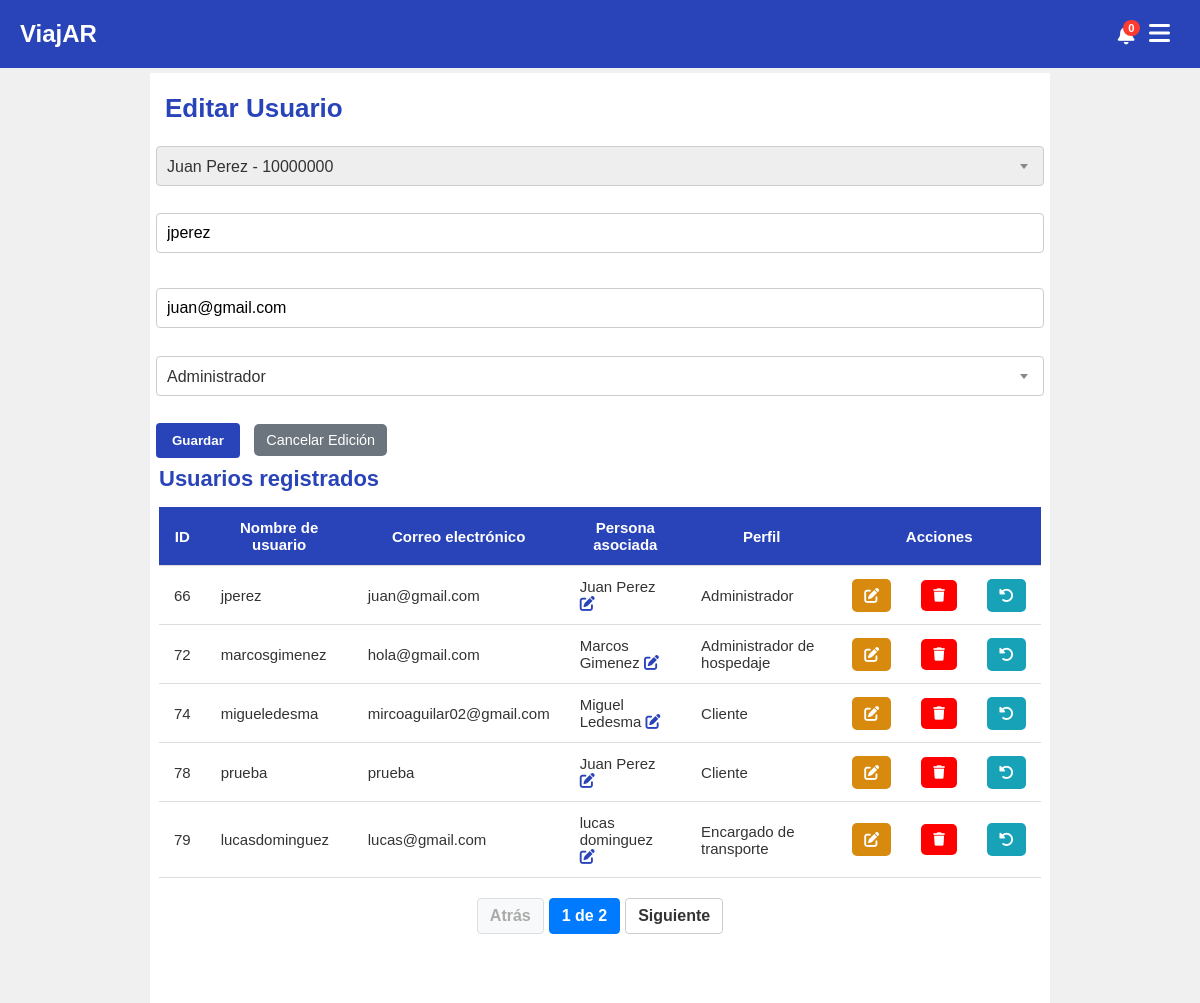
Before: /index.php?page=usuarios&id=66 (signed in) with the older database file.
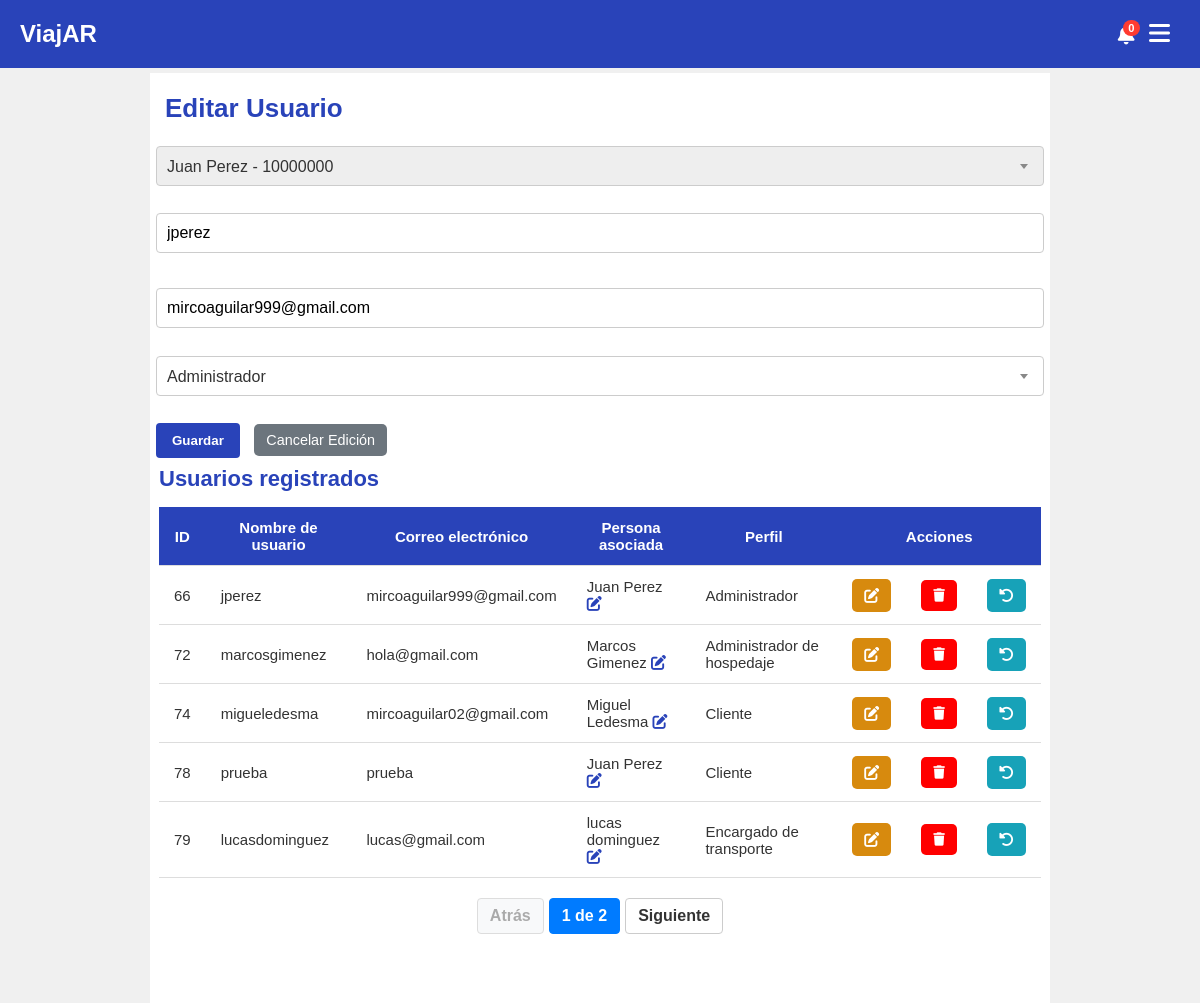
After: the same page with the newer database file.
### tables this page shows
CREATE TABLE `usuarios` (
  `id_usuarios` int NOT NULL AUTO_INCREMENT,
  `usuarios_nombre_usuario` varchar(25) NOT NULL,
  `usuarios_email` varchar(45) NOT NULL,
  `usuarios_fecha_alta` datetime NOT NULL DEFAULT CURRENT_TIMESTAMP,
  `usuarios_password` varchar(245) NOT NULL,
  `activo` tinyint(1) NOT NULL DEFAULT '1',
  `rela_personas` int DEFAULT NULL,
  `rela_perfiles` int NOT NULL,
  PRIMARY KEY (`id_usuarios`),
  KEY `fk_usuarios_personas_idx` (`rela_personas`),
  KEY `fk_usuarios_tipo_de_usuarios1_idx` (`rela_perfiles`),
  CONSTRAINT `fk_usuarios_personas` FOREIGN KEY (`rela_personas`) REFERENCES `personas` (`id_personas`),
  CONSTRAINT `fk_usuarios_tipo_de_usuarios1` FOREIGN KEY (`rela_perfiles`) REFERENCES `perfiles` (`id_perfiles`)
);

CREATE TABLE `personas` (
  `id_personas` int NOT NULL AUTO_INCREMENT,
  `personas_nombre` varchar(45) DEFAULT NULL,
  `personas_apellido` varchar(45) DEFAULT NULL,
  `personas_fecha_nac` date DEFAULT NULL,
  `activo` tinyint(1) DEFAULT '1',
  `personas_dni` varchar(20) DEFAULT NULL,
  PRIMARY KEY (`id_personas`)
);

CREATE TABLE `perfiles` (
  `id_perfiles` int NOT NULL AUTO_INCREMENT,
  `perfiles_nombre` varchar(45) NOT NULL,
  `activo` tinyint NOT NULL DEFAULT '1',
  PRIMARY KEY (`id_perfiles`)
);

### views/paginas/usuarios.php (called while the page is built)
<?php include('views/paginas/usuarios/listado_usuarios.php'); ?>

### index.php (called while the page is built, shortened)
<?php
$plantilla = new PlantillaControlador();
$plantilla -> traer_plantilla();

### models/usuarios.php (called while the page is built, shortened)
<?php
require_once ('conexion.php');
class Usuario extends Pagination {
    public function traer_usuarios(){
        $conexion = new Conexion();
        $offset = $this->current_page * $this->page_size;
        $query = "SELECT
                        usuarios.id_usuarios,
                        usuarios.usuarios_nombre_usuario,
                        usuarios.usuarios_email,
                        usuarios.rela_personas,
                        usuarios.rela_perfiles,
                        perfiles.perfiles_nombre,
                        personas.personas_nombre,
                        personas.personas_apellido
                  FROM usuarios
                  JOIN perfiles ON usuarios.rela_perfiles = perfiles.id_perfiles
                  JOIN personas ON usuarios.rela_personas = personas.id_personas
                  WHERE usuarios.activo = 1
                  LIMIT $offset, $this->page_size";
        return $conexion->consultar($query);
    }
    public function traer_usuarios_cantidad(){
        $conexion = new Conexion();
        $query = "SELECT COUNT(*) as total FROM usuarios WHERE activo = 1";
        return $conexion->consultar($query);
    }
    public function traer_usuarios_por_id($id_usuarios) {
        $conexion = new Conexion();
        $query = "SELECT * FROM usuarios WHERE id_usuarios = $id_usuarios";
        return $conexion->consultar($query);
    }
    }

### models/conexion.php (called while the page is built, shortened)
<?php
class Conexion {
    private $con;
    private $servidor;
    private $usuario;
    private $password;
    private $base_datos;
    public function __construct() {
        $this->servidor = 'localhost';
        $this->usuario = 'root';
        $this->password = 'hola';
        $this->base_datos = 'viajar';
    }
    public function conectar() {
        if (!$this->con) {
            $this->con = new mysqli($this->servidor, $this->usuario, $this->password, $this->base_datos);
            $this->con->set_charset("utf8");
        }
        return $this->con;
    }
    public function consultar($query) {
        $resultado = $this->conectar()->query($query);
        $data = [];
        if ($resultado && $resultado->num_rows > 0) {
            while ($row = $resultado->fetch_assoc()) {
                $data[] = $row;
            }
        }
        return $data;
    }
}

### models/perfiles.php (called while the page is built, shortened)
<?php
require_once('conexion.php');
class Perfil {
    public function traer_perfiles() {
        $conexion = new Conexion();
        $query = "SELECT * FROM perfiles WHERE activo = 1 ORDER BY perfiles_nombre ASC";
        return $conexion->consultar($query);
    }
}

### views/paginas/usuarios/listado_usuarios.php (the view, shortened to what the changed rows need)
<?php
require_once('models/perfiles.php');
require_once('models/usuarios.php');
$page_size = 5;
$current_page = 0;
$perfil = new Perfil();
$perfiles = $perfil->traer_perfiles();
$usuarios = new Usuario();
$usuarios->page_size = $page_size;
$usuarios->current_page = $current_page;
$result_usuarios = $usuarios->traer_usuarios();
$total_rows = 0;
$result_usuarios_cantidad_array = $usuarios->traer_usuarios_cantidad();
if (!empty($result_usuarios_cantidad_array) && isset($result_usuarios_cantidad_array[0]['total'])) {
    $total_rows = $result_usuarios_cantidad_array[0]['total'];
}
$total_pages = ceil($total_rows / $page_size);
$editing_mode = false;
$usuario_nombre_form = '';
$usuario_email_form = '';
if (isset($_GET['id'])) {
    $id_usuario_editar = htmlspecialchars($_GET['id']);
    $usuario_data_para_form = $usuarios->traer_usuarios_por_id($id_usuario_editar);
    if (!empty($usuario_data_para_form)) {
        $editing_mode = true;
        $usuario_nombre_form = htmlspecialchars($usuario_data_para_form[0]['usuarios_nombre_usuario']);
        $usuario_email_form = htmlspecialchars($usuario_data_para_form[0]['usuarios_email']);
    } else {
        header("Location: index.php?page=usuarios&message=Usuario a editar no encontrado o inactivo&status=danger");
        exit;
    }
}
?>
<!DOCTYPE html>
<html lang="es">
<head>
    <link rel="stylesheet" href="assets/css/listado_usuarios.css?v=1">
    <link rel="stylesheet" href="https://cdnjs.cloudflare.com/ajax/libs/font-awesome/6.0.0-beta3/css/all.min.css">
</head>
<body>
    <div class="container">
        <form id="form-crear-usuario" method="post" action="controllers/usuarios/usuarios.controlador.php">
            <h1><?php echo $editing_mode ? 'Editar Usuario' : 'Crear Usuario'; ?></h1>
            <div class="grupo-select">
            </div>
            <div class="grupo-input">
                <input type="text" onfocusout="validate_username(event)" id="id_nombre_usuario" name="usuarios_nombre_usuario" placeholder="Nombre de usuario" value="<?php echo htmlspecialchars($usuario_nombre_form); ?>">
            </div>
            <div class="grupo-input">
                <input type="email" onfocusout="validate_email(event)" id="id_email" name="usuarios_email" placeholder="Correo electrónico"  value="<?php echo htmlspecialchars($usuario_email_form); ?>">
            </div>
            <div class="grupo-select">
            </div>
    <div>
            <button class="button-usuarios" type="button" onclick="validarFormulario()">Guardar</button>
        </form>
            <?php if ($editing_mode): ?>
                <a href="index.php?page=usuarios" class="button cancel" style="margin-left: 10px;">Cancelar Edición</a>
            <?php endif; ?>
    </div>
    <div class="container">
        <h2>Usuarios registrados</h2>
        <table>
            <thead>
                <tr>
                    <th>ID</th>
                    <th>Nombre de usuario</th>
                    <th>Correo electrónico</th>
                    <th>Persona asociada</th>
                    <th>Perfil</th>
                    <th id="acciones" colspan="3">Acciones</th>
                </tr>
            </thead>
            <tbody>
                <?php
                if (!empty($result_usuarios)):
                    foreach ($result_usuarios as $row):
                ?>
                    <tr>
                        <td><?php echo htmlspecialchars($row['id_usuarios']); ?></td>
                        <td><?php echo htmlspecialchars($row['usuarios_nombre_usuario']); ?></td>
                        <td><?php echo htmlspecialchars($row['usuarios_email']); ?></td>
                        <td>
                        <?php echo htmlspecialchars($row['personas_nombre'] . ' ' . $row['personas_apellido']); ?>
                        <a href="#" class="editar-persona-btn" data-persona-id="<?php echo htmlspecialchars($row['rela_personas']); ?>" title="Editar persona">
                            <i class="fa-solid fa-pen-to-square"></i>
                        </a>
                        </td>
                        <td><?php echo htmlspecialchars($row['perfiles_nombre']); ?></td>
                        <td><a id="editar" href="index.php?page=usuarios&id=<?php echo htmlspecialchars($row['id_usuarios']); ?>"><i class="fa-solid fa-pen-to-square"></i></a></td>
                        <td>
                            <button class="btn-eliminar"
                                    data-id="<?php echo htmlspecialchars($row['id_usuarios']); ?>"
                                    data-entity="usuarios"
                                    data-action="eliminar">
                                <i class="fa-solid fa-trash"></i>
                            </button>
                        </td>
                        <td>
                            <a id="reset" href="controllers/usuarios/email.controlador.php?action=reset_password_admin&email=<?php echo urlencode($row['usuarios_email']); ?>&origin=admin">
                                <i class="fa-solid fa-rotate-left"></i>
                            </a>
                        </td>
                    </tr>
                <?php
                    endforeach;
                else:
                ?>
                    <tr>
                        <td colspan="7">No hay usuarios registrados.</td>
                    </tr>
                <?php
                endif;
                ?>
            </tbody>
        </table>
        <nav class="paginacion">
            <ul>
                <li>
                    <a href="index.php?page=usuarios&current_page=<?php echo max(0, $current_page - 1); ?>"
                       class="<?php echo ($current_page <= 0) ? 'disabled' : ''; ?>">Atrás</a>
                </li>
                <li>
                    <span class="numero-pagina-actual">
                        <?php echo ($current_page + 1);?> de <?php echo $total_pages; ?>
                    </span>
                </li>
                <li>
                    <a href="index.php?page=usuarios&current_page=<?php echo min($total_pages - 1, $current_page + 1); ?>"
                       class="<?php echo ($current_page >= $total_pages - 1) ? 'disabled' : ''; ?>">Siguiente</a>
                </li>
            </ul>
        </nav>
    </div>
</body>
</html>

Changed rows visible on the page:
changed usuarios "jperez": usuarios_email "juan@gmail.com" → "mircoaguilar999@gmail.com"
